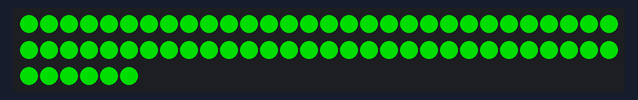
The sketch below on a simulated Arduino Uno, built with avr-gcc and run on an emulated ATmega328P. On the bench: 66 RGB LEDs in strip order, left to right, continuing on the next row. Dim RGB values are drawn brighter than linear.

Above: at 0.8 s.

The sketch:

Bass.ino
```cpp
#include <Adafruit_NeoPixel.h>
#include <Wire.h>
#ifdef __AVR__
#include <avr/power.h>
#endif

#define PIN 5
#define NUMPIXELS 66
#define SIDE 26
int breaker = 5;
int x;
Adafruit_NeoPixel pixels = Adafruit_NeoPixel(NUMPIXELS, PIN, NEO_GRB + NEO_KHZ800);


void setup() {
  pixels.begin();
  Wire.begin(9);
  for (int i = 0; i < NUMPIXELS; i++) {
    pixels.setPixelColor(i, pixels.Color(0, 150, 0));
    pixels.show();
    wait(10);
  }
  wait(2000);
  for (int i = 0; i < NUMPIXELS; i++) {
    pixels.setPixelColor(i, pixels.Color(0, 0, 0));
  }
  pixels.show();
}

void loop() {
  Wire.onReceive(recFunction);
  Bass();
}
void recFunction(int bytes) {
  x = Wire.read();
}
void wait(long x) {
  long currentTime = millis();
  long goTime = millis() + x;
  while (currentTime < goTime) {
    currentTime = millis();
  }
}
void Bass() {
  if (breaker < (3 * x)) {
    for (breaker; breaker < (3 * x); breaker++) {
      pixels.setPixelColor(breaker, pixels.Color(155, 0, 155));
      pixels.setPixelColor(65 - breaker, pixels.Color(155, 0, 155));
      pixels.show();
      wait(10);
    }
  }

  if (breaker > (3 * x)) {
    for (breaker; breaker >= (3 * x); breaker--) {
      pixels.setPixelColor(breaker, pixels.Color(0, 0, 0));
      pixels.setPixelColor(65 - breaker, pixels.Color(0, 0, 0));
      pixels.show();
      wait(10);
    }
  }
}
```
